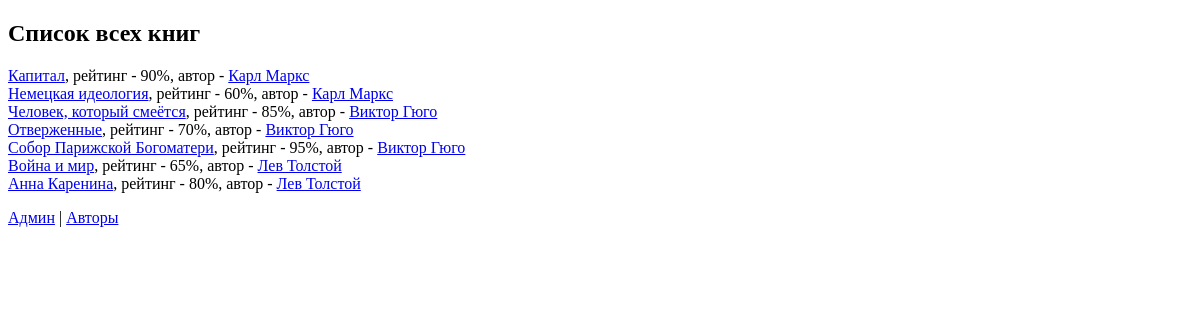
Before: / with the older database file.
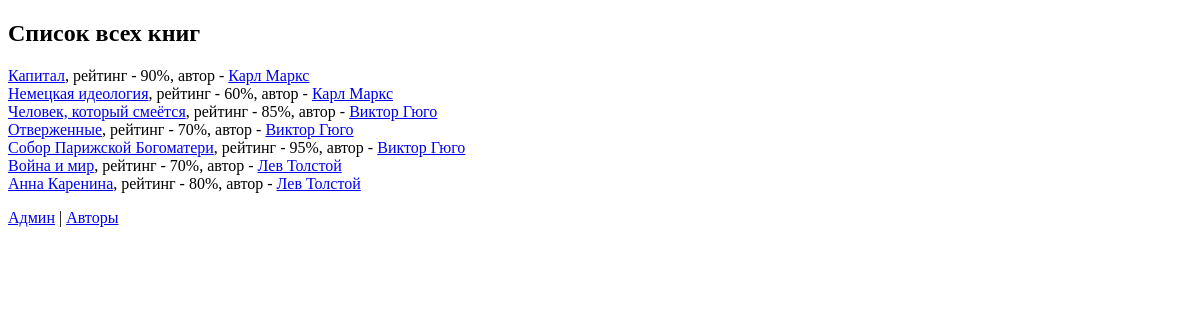
After: the same page with the newer database file.
### book_app/models.py (models this page shows, shortened)
class Book(models.Model):
    EUR = 'EUR'
    USD = 'USD'
    RUB = 'RUB'
    CURRENCY_CHOICES = [
        (EUR, 'Euro'),
        (USD, 'Dollar'),
        (RUB, 'Rubles'),
    ]
    title = models.CharField(max_length=70)
    rating = models.IntegerField(validators=[MinValueValidator(1), MaxValueValidator(100)])
    is_best_selling = models.BooleanField(default=False)
    slug = models.SlugField(default='', null=False)
    currency = models.CharField(max_length=3, choices=CURRENCY_CHOICES, default=RUB)
    author = models.ForeignKey(Author,related_name='books', on_delete=models.PROTECT, null=True)
    heroes = models.ManyToManyField(Heroes)
    def get_url(self):
        return reverse('book-detail', args=[self.slug])

class Author(models.Model):
    first_name = models.CharField(max_length=100)
    last_name = models.CharField(max_length=100)
    author_email = models.EmailField(default='govnariki@gmail.com')
    def __str__(self):
        return f'{self.first_name} {self.last_name}'

### book_app/views.py (the view)
# urls.py: path('', views.show_all_books),
def show_all_books(request):
    books = Book.objects.annotate(
        true_bool=Value(True),
        new_budget=F('rating') + 10,
    )
    return render(request, 'book_app/all_books.html', {
        'books': books
    })

### book_app/templates/book_app/all_books.html (shortened to what this page needs)
{% extends 'book_app/base.html'%}
{% block content %}
    <h2>Список всех книг</h2>
    <ul class="list">
        {% for book in books %}
            <li><a href="{{ book.get_url }}"> {{book.title}}</a>, рейтинг - {{book.rating}}%, автор - <a href="authors/{{book.author.first_name}}">{{book.author}}</a></li>
        {% endfor %}
    </ul>
        <p class="jopa"><a href="/admin">Админ</a> | <a href="/authors">Авторы</a></p>
{% endblock %}

Changed rows visible on the page:
changed Book "Война и мир": rating "65" → "70"
